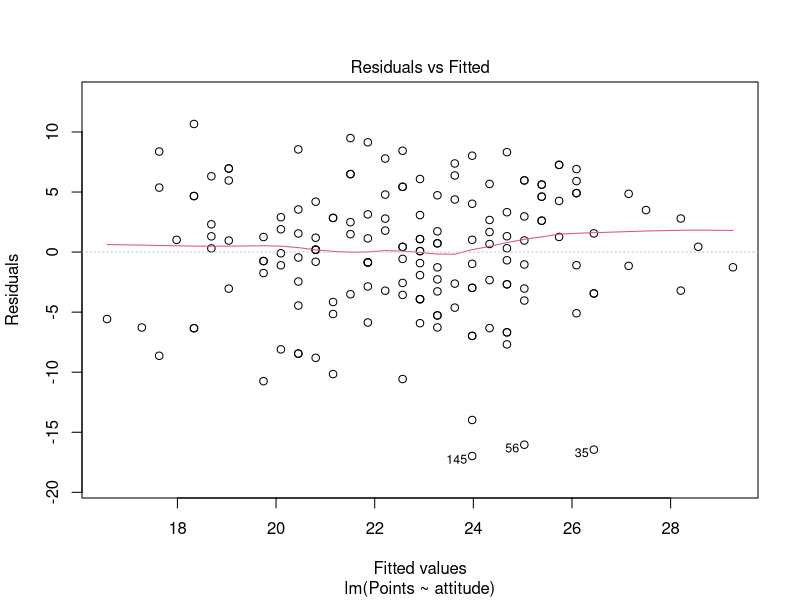
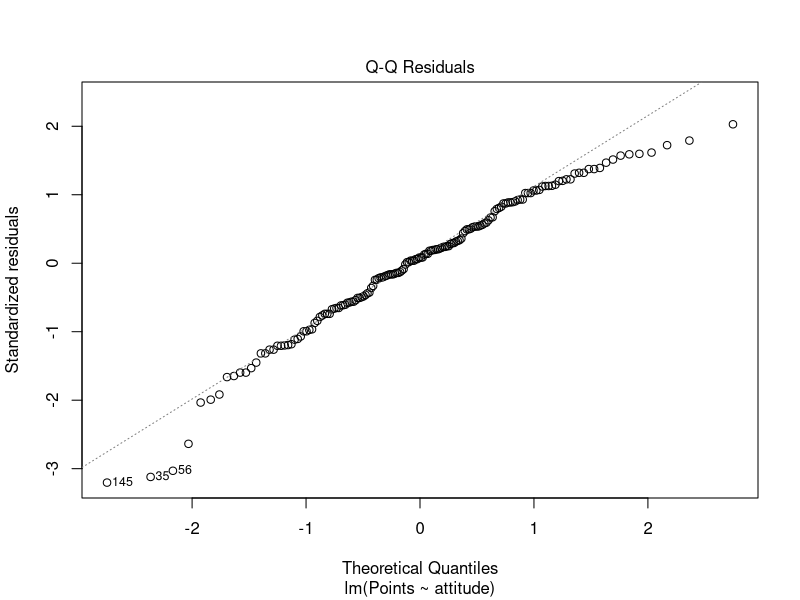
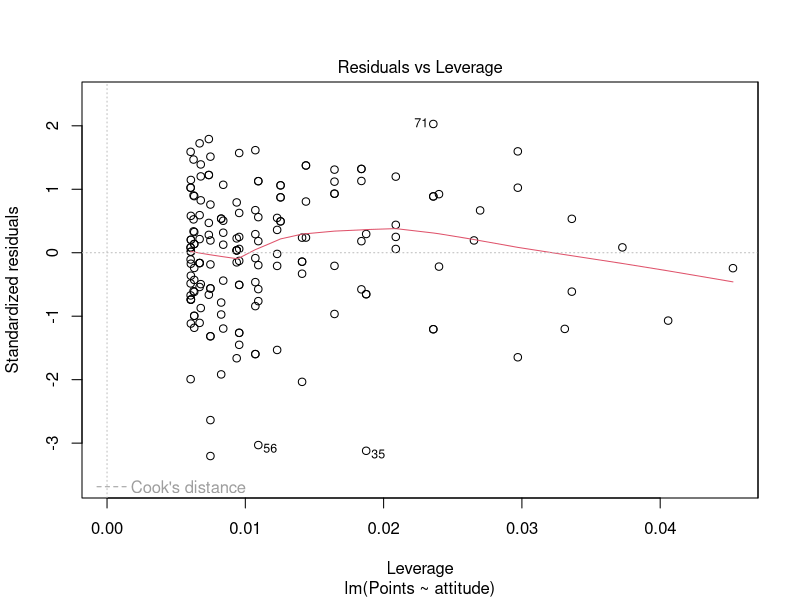

The R script that drew these images, in order:
## ---- chunk 1
setwd("~/IODS-project/data")
learning2014 <- read.table("learning2014.txt", header = TRUE, sep = "")
str(learning2014)
## ---- chunk 2
my_model <- lm(Points ~ surf + attitude + stra, data = learning2014)
summary(my_model) 
my_model2 <- lm(Points ~ attitude, data = learning2014)
summary(my_model2) 
## ---- chunk 3
plot(my_model2, which = 1)
## ---- chunk 4
plot(my_model2, which = 2)
## ---- chunk 5
plot(my_model2, which = 5)  
